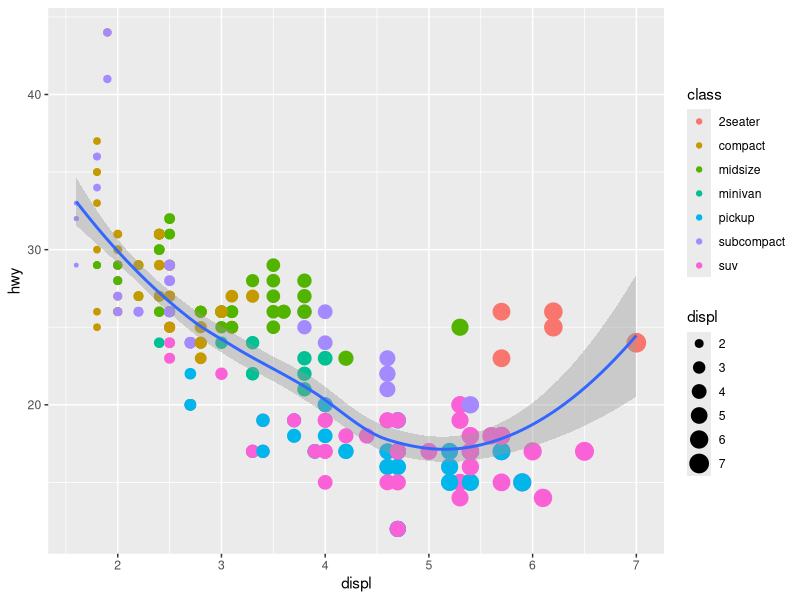
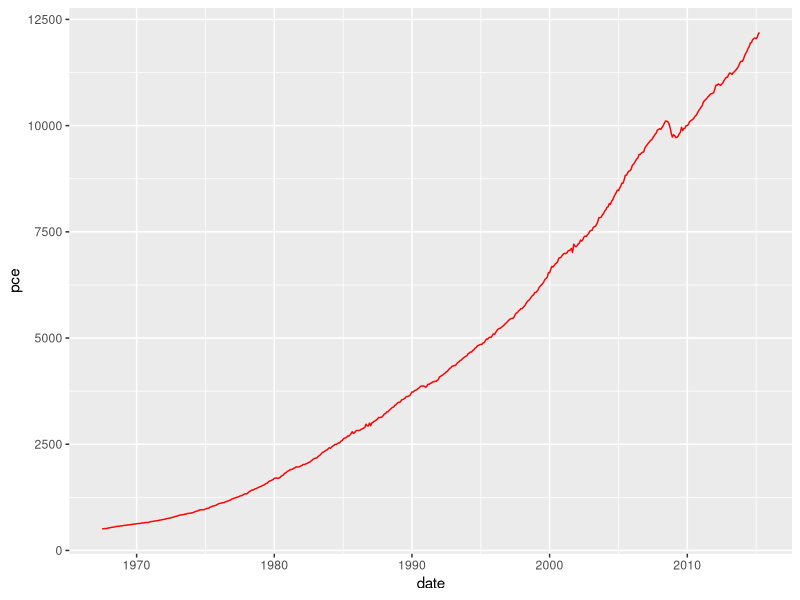

Reproduce these figures in R, in order.
## ---- chunk 1
knitr::opts_chunk$set(echo = TRUE)
## ---- chunk 2
library(ggplot2)
library(dplyr)
## ---- chunk 3
head(mpg)
str(mpg)
## ---- chunk 4
ggplot(mpg, aes(x=displ, y=hwy)) + 
  geom_point(aes(color=class, size=displ)) +
  stat_smooth(method = 'loess')
## ---- chunk 5
economics
## ---- chunk 6
ggplot(economics, aes(x=date,y=pce))+ geom_line(color="red")
